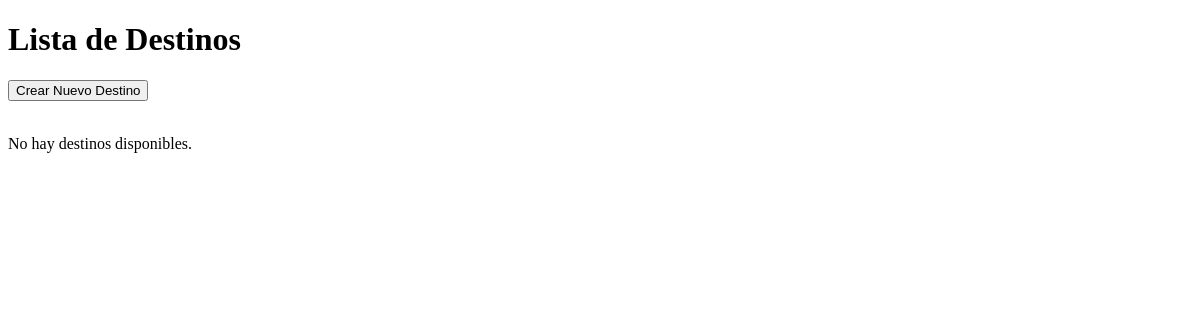
The page /destino/ on the database as committed earlier.
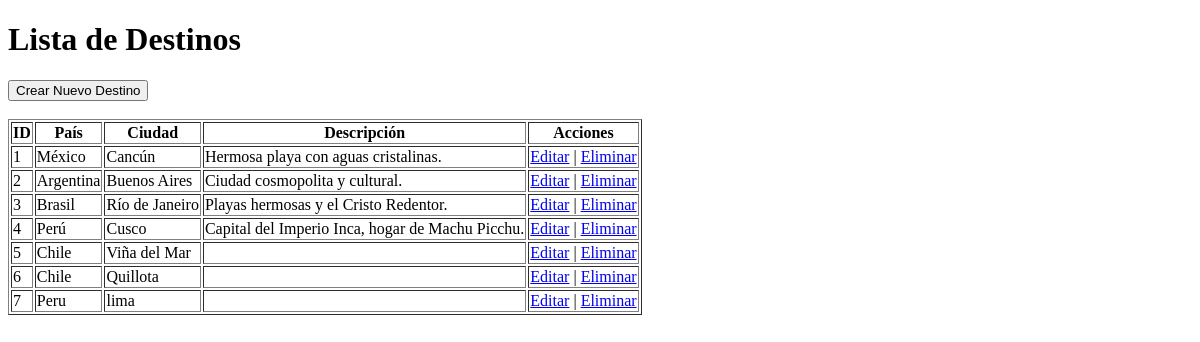
The same page on the database as committed later.
### destino/models.py (models this page shows, shortened)
class Destino(models.Model):
    pais = models.CharField(max_length=100)
    ciudad = models.CharField(max_length=100)
    descripcion = models.TextField()

### destino/views.py (the view)
# urls.py: path('', views.destino_list, name='destino_list'),
def destino_list(request):
    destinos = Destino.objects.all()
    return render(request, 'destino_list.html', {'destinos': destinos})

### destino/templates/destino_list.html (shortened to what this page needs)
<!DOCTYPE html>
<html lang="es">
<head>
</head>
<body>
    <h1>Lista de Destinos</h1>
    <a href="{% url 'destino_create' %}">
        <button>Crear Nuevo Destino</button>
    </a>
    <br><br>
    {% if destinos %}
        <table border="1">
            <thead>
                <tr>
                    <th>ID</th>
                    <th>País</th>
                    <th>Ciudad</th>
                    <th>Descripción</th>
                    <th>Acciones</th>
                </tr>
            </thead>
            <tbody>
                {% for destino in destinos %}
                    <tr>
                        <td>{{ destino.id }}</td>
                        <td>{{ destino.pais }}</td>
                        <td>{{ destino.ciudad }}</td>
                        <td>{{ destino.descripcion }}</td>
                        <td>
                            <a href="{% url 'destino_edit' destino.id %}">Editar</a> |
                            <a href="{% url 'destino_delete' destino.id %}">Eliminar</a>
                        </td>
                    </tr>
                {% endfor %}
            </tbody>
        </table>
    {% else %}
        <p>No hay destinos disponibles.</p>
    {% endif %}
</body>
</html>

Rows that differ between the two databases and show on the page:
added Destino: id "1", pais "México", ciudad "Cancún", descripcion "Hermosa playa con aguas cristalinas."
added Destino: id "2", pais "Argentina", ciudad "Buenos Aires", descripcion "Ciudad cosmopolita y cultural."
added Destino: id "3", pais "Brasil", ciudad "Río de Janeiro", descripcion "Playas hermosas y el Cristo Redentor."
added Destino: id "4", pais "Perú", ciudad "Cusco", descripcion "Capital del Imperio Inca, hogar de Machu Picchu."
added Destino: id "5", pais "Chile", ciudad "Viña del Mar"
added Destino: id "6", pais "Chile", ciudad "Quillota"
added Destino: id "7", pais "Peru", ciudad "lima"
Other text that changed with them:
text no longer shown: "No hay destinos disponibles."
text now shown: "ID País Ciudad Descripción Acciones"
